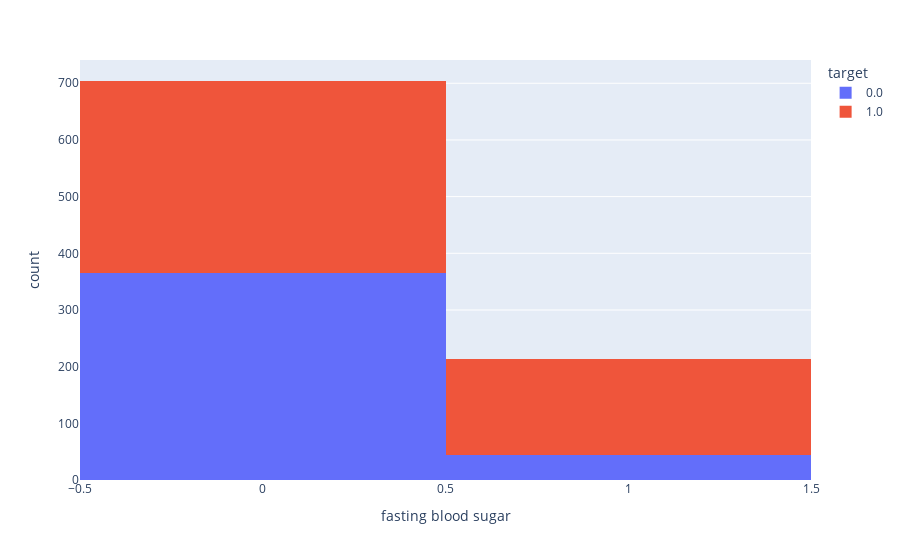

Notebook source saved alongside this figure:
### Code cell
px.histogram(data , x = 'fasting blood sugar' , color = 'target') # 0 means bp<120 and 1 means bp>120

### Figure 1 — Plotly figure (JSON) as saved in the notebook; plotly's stock layout.template omitted (floating-point values rounded to 4 significant figures; data arrays with more than 128 entries replaced by an {"elided": "..."} marker saying what was removed)
{"data": [{"bingroup": "x", "hovertemplate": "target=0.0<br>fasting blood sugar=%{x}<br>count=%{y}<extra></extra>", "legendgroup": "0.0", "marker": {"color": "#636efa", "pattern": {"shape": ""}}, "name": "0.0", "orientation": "v", "showlegend": true, "type": "histogram", "x": {"elided": "410 float values"}, "xaxis": "x", "yaxis": "y"}, {"bingroup": "x", "hovertemplate": "target=1.0<br>fasting blood sugar=%{x}<br>count=%{y}<extra></extra>", "legendgroup": "1.0", "marker": {"color": "#EF553B", "pattern": {"shape": ""}}, "name": "1.0", "orientation": "v", "showlegend": true, "type": "histogram", "x": {"elided": "508 float values"}, "xaxis": "x", "yaxis": "y"}], "layout": {"barmode": "relative", "legend": {"title": {"text": "target"}, "tracegroupgap": 0}, "margin": {"t": 60}, "xaxis": {"anchor": "y", "domain": [0, 1], "title": {"text": "fasting blood sugar"}}, "yaxis": {"anchor": "x", "domain": [0, 1], "title": {"text": "count"}}}}
